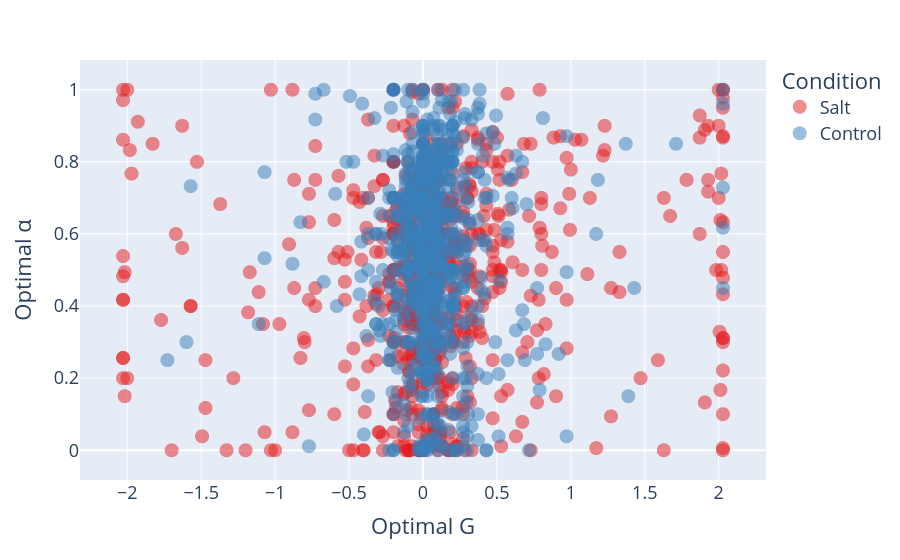

The cell this chart's notebook holds for it:
### Code cell
fig = px.scatter(
    arbor_stats_df,
    x="optimal G",
    y="optimal alpha",
    color="condition label",
    hover_name="arbor name",
    opacity=0.5,
    color_discrete_sequence=px.colors.qualitative.Set1,
)

fig.update_traces(marker=dict(size=14))
fig.update_layout(
    font=dict(size=18),
    legend_title_text="Condition",
    xaxis_title="Optimal G",
    yaxis_title="Optimal α",
    showlegend=True
)

fig.show()
fig.write_html("docs/Optimal_G_alpha_condition.html")
fig.write_image("paper-figs/Salt-Control-Analysis/Optimal-alpha-vs-G-condition.pdf")

### Figure 1 — Plotly figure (JSON) as saved in the notebook; plotly's stock layout.template omitted (floating-point values rounded to 4 significant figures; data arrays with more than 128 entries replaced by an {"elided": "..."} marker saying what was removed)
{"data": [{"hovertemplate": "<b>%{hovertext}</b><br><br>condition label=Salt<br>optimal G=%{x}<br>optimal alpha=%{y}<extra></extra>", "hovertext": {"elided": "734 str values"}, "legendgroup": "Salt", "marker": {"color": "rgb(228,26,28)", "opacity": 0.5, "size": 14, "symbol": "circle"}, "mode": "markers", "name": "Salt", "showlegend": true, "type": "scattergl", "x": {"elided": "734 float values"}, "xaxis": "x", "y": {"elided": "734 float values"}, "yaxis": "y"}, {"hovertemplate": "<b>%{hovertext}</b><br><br>condition label=Control<br>optimal G=%{x}<br>optimal alpha=%{y}<extra></extra>", "hovertext": {"elided": "755 str values"}, "legendgroup": "Control", "marker": {"color": "rgb(55,126,184)", "opacity": 0.5, "size": 14, "symbol": "circle"}, "mode": "markers", "name": "Control", "showlegend": true, "type": "scattergl", "x": {"elided": "755 float values"}, "xaxis": "x", "y": {"elided": "755 float values"}, "yaxis": "y"}], "layout": {"autosize": true, "font": {"size": 18}, "legend": {"title": {"text": "Condition"}, "tracegroupgap": 0}, "margin": {"t": 60}, "showlegend": true, "xaxis": {"anchor": "y", "autorange": true, "domain": [0, 1], "range": [-2.302, 2.302], "title": {"text": "Optimal G"}, "type": "linear"}, "yaxis": {"anchor": "x", "autorange": true, "domain": [0, 1], "range": [-0.1094, 1.109], "title": {"text": "Optimal α"}, "type": "linear"}}}
